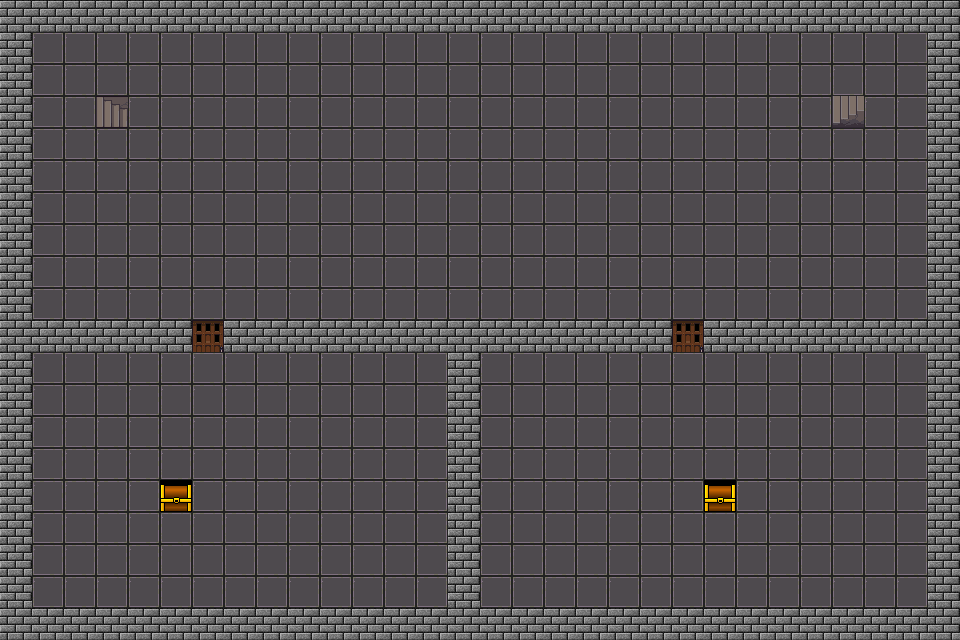

The image is a tile-based game level rendered from a .tmx file. Its description and source (layers, tilesets, objects; grid data summarised) follow:
An orthogonal 30x20 tile map with 32x32 px tiles, 1 tile layer (Wall), 5 tilesets and 2 objects (start, end).

<map version="1.0" orientation="orthogonal" width="30" height="20" tilewidth="32" tileheight="32">
 <tileset firstgid="1" name="test5" tilewidth="32" tileheight="32">
  <image source="tilesets/32x32_ortho_dungeon_tile_Denzi110515-1.png" width="256" height="592" />
  <tile id="25">
   <properties>
    <property name="blocked" value="true" />
   </properties>
  </tile>
 </tileset>
 <tileset firstgid="145" name="test6" tilewidth="32" tileheight="32">
  <image source="tilesets/dungeon_ground.png" width="512" height="512" />
 </tileset>
 <tileset firstgid="401" name="treasurechests" tilewidth="32" tileheight="32">
  <image source="tilesets/enhanced_chest_by_enhancedstar-d5lvo9l.png" width="384" height="256" />
 </tileset>
 <tileset firstgid="497" name="doors" tilewidth="32" tileheight="32">
  <image source="tilesets/town_buildings.png" width="543" height="128" />
 </tileset>
 <tileset firstgid="561" name="terrain" tilewidth="32" tileheight="32">
  <image source="tilesets/terrain.png" width="1024" height="1024" />
 </tileset>
 <layer name="Wall" width="30" height="20">
  <data>[600 cells, 600 non-empty, 6 distinct tile ids]</data>
 </layer>
 <objectgroup name="stairs" width="30" height="20">
  <object name="start" x="96" y="96" width="32" height="32" />
  <object name="end" x="832" y="96" width="32" height="32" />
 </objectgroup>
</map>
